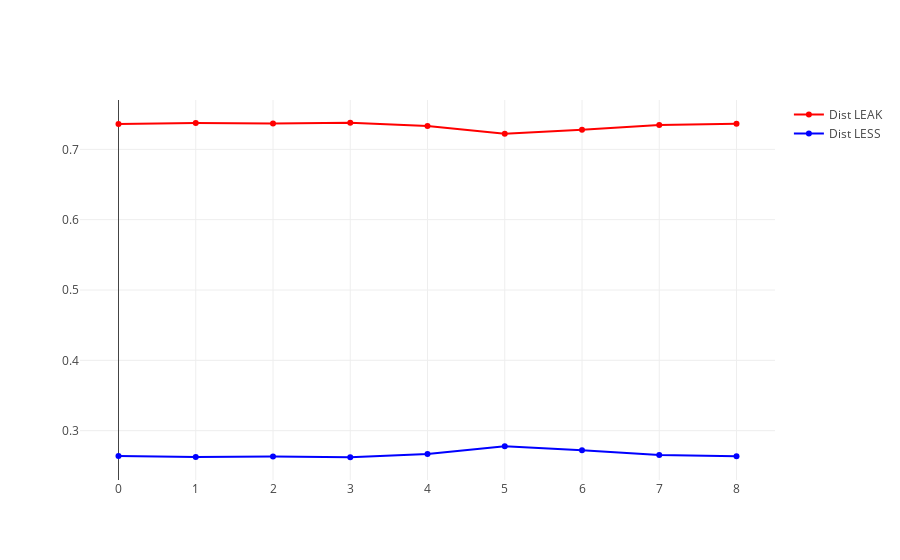

The code cell stored with this chart in its notebook:
### Code cell
output = mm.process(X_test, return_dists=True)

fig = go.Figure()

fig.add_trace(go.Scatter(
    name=f"Dist LEAK",
    marker=dict(color="red"),
    y=output["distCV"],
    hoverinfo='text'
))

fig.add_trace(go.Scatter(
    name=f"Dist LESS",
    marker=dict(color="blue"),
    y=output["distSV"],
    hoverinfo='text'
))

fig.show()

### Figure 1 — Plotly figure (JSON) as saved in the notebook; plotly's stock layout.template omitted (floating-point values rounded to 4 significant figures)
{"data": [{"hoverinfo": "text", "marker": {"color": "red"}, "name": "Dist LEAK", "type": "scatter", "y": [0.7362, 0.7374, 0.7368, 0.7378, 0.7333, 0.7222, 0.7279, 0.7344, 0.7363]}, {"hoverinfo": "text", "marker": {"color": "blue"}, "name": "Dist LESS", "type": "scatter", "y": [0.2638, 0.2626, 0.2632, 0.2622, 0.2667, 0.2778, 0.2721, 0.2656, 0.2637]}], "layout": {}}
